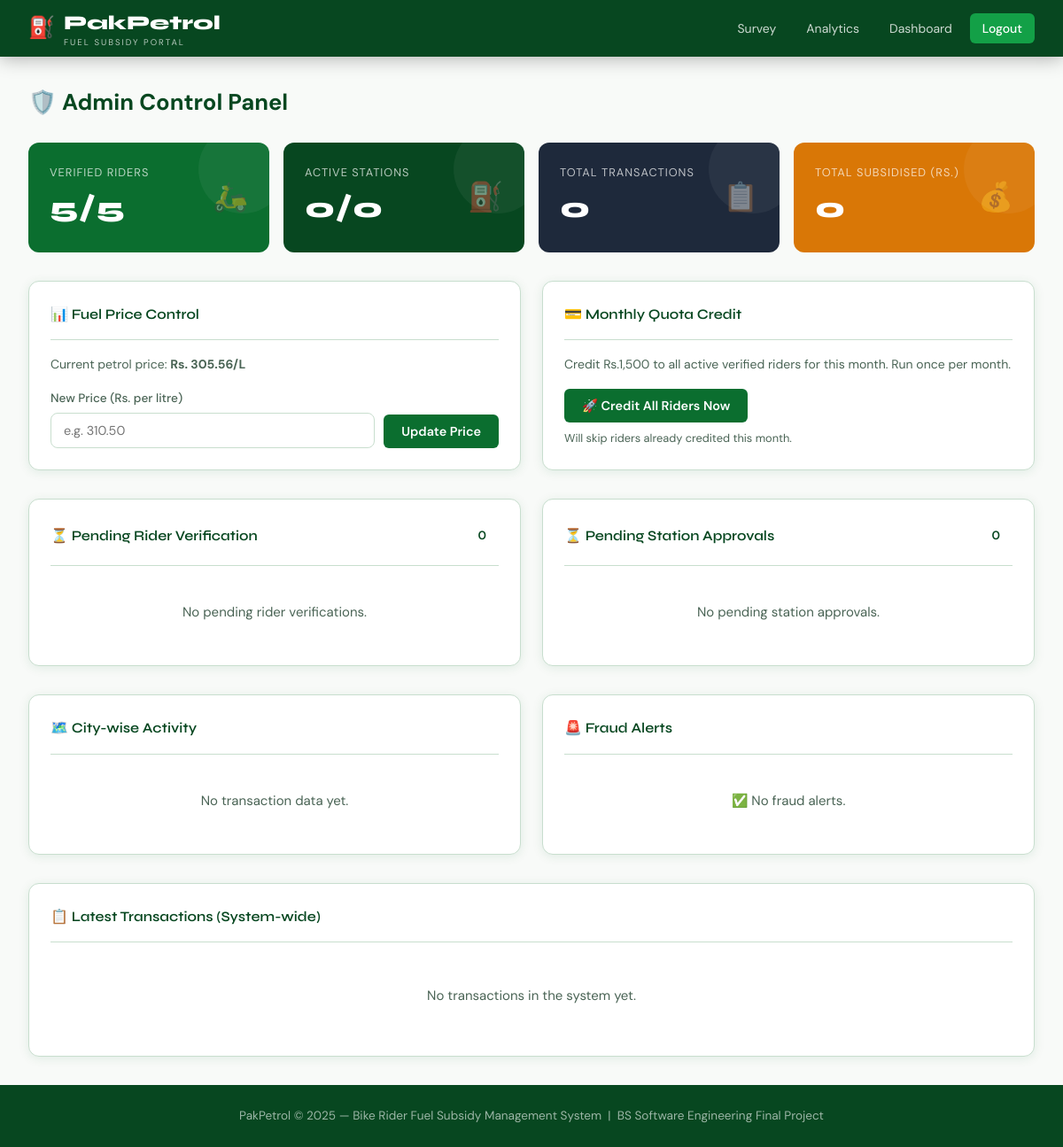
/admin-portal/ (signed in), run on an earlier commit of the app's database.
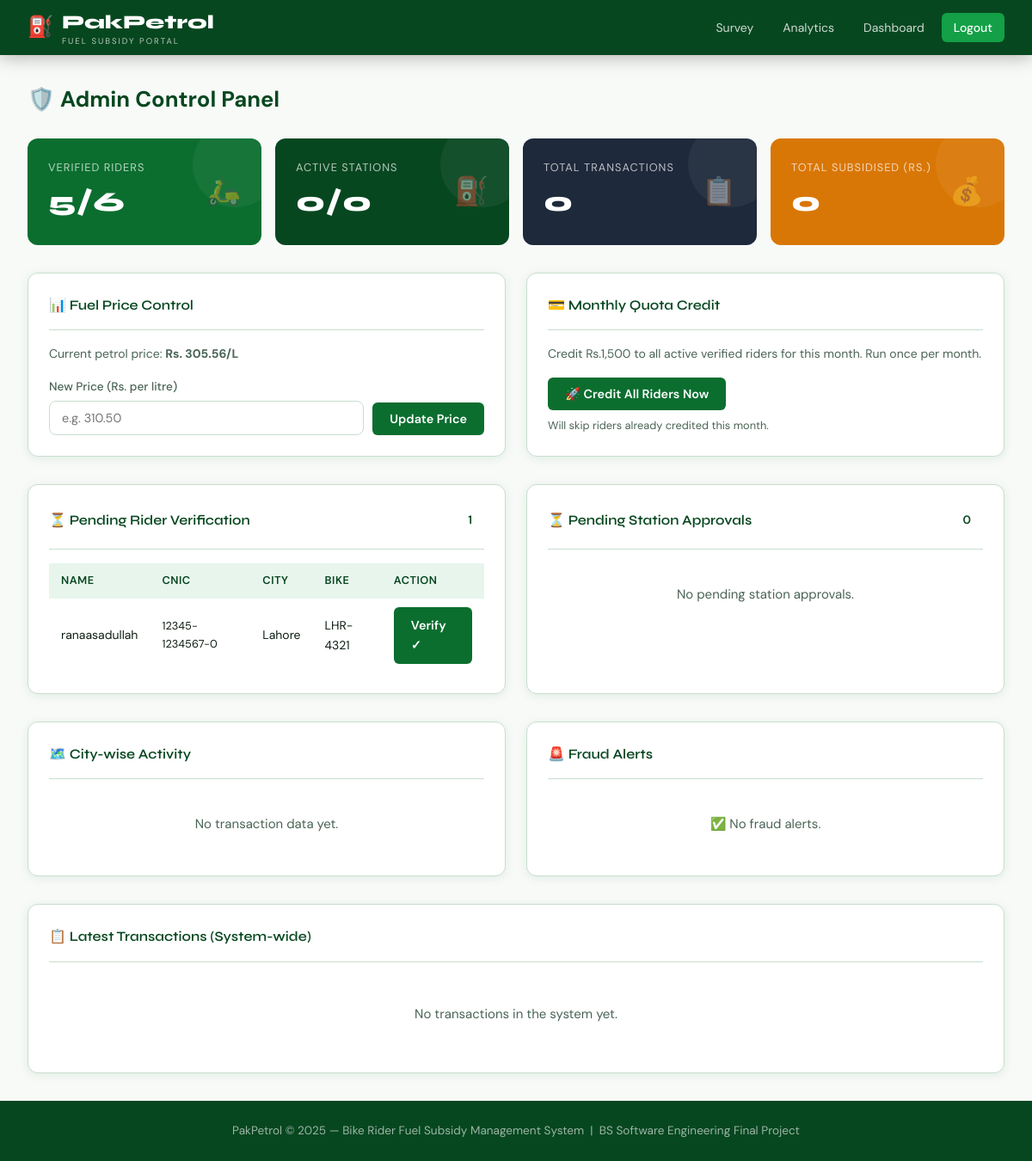
And on a later commit of the database.
### Maddy/models.py (models this page shows, shortened)
class FuelPrice(models.Model):
    FUEL_TYPES = [('petrol', 'Petrol'), ('diesel', 'Diesel'), ('cng', 'CNG')]
    fuel_type = models.CharField(max_length=20, choices=FUEL_TYPES, default='petrol')
    price_per_litre = models.DecimalField(max_digits=8, decimal_places=2)
    effective_date = models.DateField(default=timezone.now)
    updated_by = models.ForeignKey(User, on_delete=models.SET_NULL, null=True)
    created_at = models.DateTimeField(auto_now_add=True)
    class Meta:
        ordering = ['-effective_date']
    @classmethod
    def current_price(cls, fuel_type='petrol'):
        obj = cls.objects.filter(fuel_type=fuel_type).first()
        return obj.price_per_litre if obj else 300.00

class BikeUser(models.Model):
    BIKE_TYPES = [('100cc', '100cc'), ('125cc', '125cc'), ('150cc', '150cc'), ('other', 'Other')]
    user = models.OneToOneField(User, on_delete=models.CASCADE, related_name='bike_profile')
    cnic = models.CharField(max_length=15, unique=True, help_text="Format: 12345-1234567-1")
    full_name = models.CharField(max_length=150)
    phone = models.CharField(max_length=15)
    city = models.ForeignKey(City, on_delete=models.SET_NULL, null=True)
    bike_registration = models.CharField(max_length=20, unique=True, help_text="e.g. LHR-1234")
    bike_type = models.CharField(max_length=10, choices=BIKE_TYPES, default='125cc')
    is_verified = models.BooleanField(default=False)
    is_active = models.BooleanField(default=True)
    registered_at = models.DateTimeField(auto_now_add=True)

class City(models.Model):
    name = models.CharField(max_length=100)
    def __str__(self):
        return self.name
    class Meta:
        verbose_name_plural = "Cities"

### Maddy/views.py (the view)
# urls.py: path('admin-portal/', views.admin_dashboard, name='admin_dashboard'),
@login_required
def admin_dashboard(request):
    if not (request.user.is_superuser or request.user.is_staff):
        return redirect('dashboard')
    total_riders = BikeUser.objects.count()
    verified_riders = BikeUser.objects.filter(is_verified=True).count()
    total_stations = PetrolStation.objects.count()
    active_stations = PetrolStation.objects.filter(status='active').count()
    total_txns = Transaction.objects.filter(status='success').count()
    total_amount = Transaction.objects.filter(status='success').aggregate(
        Sum('amount_deducted'))['amount_deducted__sum'] or 0
    total_litres = Transaction.objects.filter(status='success').aggregate(
        Sum('litres_dispensed'))['litres_dispensed__sum'] or 0
    pending_riders = BikeUser.objects.filter(is_verified=False).order_by('-registered_at')[:10]
    pending_stations = PetrolStation.objects.filter(status='pending').order_by('-registered_at')[:10]
    fraud_flags = FraudFlag.objects.filter(resolved=False).order_by('-created_at')[:10]
    recent_txns = Transaction.objects.filter(status='success').order_by('-created_at')[:15]
    city_stats = Transaction.objects.filter(status='success').values(
        'station__city__name'
    ).annotate(
        count=Count('id'), total=Sum('amount_deducted')
    ).order_by('-total')[:6]
    current_price = FuelPrice.current_price()
    return render(request, 'admin_dashboard.html', {
        'total_riders': total_riders, 'verified_riders': verified_riders,
        'total_stations': total_stations, 'active_stations': active_stations,
        'total_txns': total_txns, 'total_amount': total_amount,
        'total_litres': round(float(total_litres), 1),
        'pending_riders': pending_riders, 'pending_stations': pending_stations,
        'fraud_flags': fraud_flags, 'recent_txns': recent_txns,
        'city_stats': city_stats, 'current_price': current_price,
    })

### templates/admin_dashboard.html (shortened to what this page needs)
{% extends 'base.html' %}
{% block content %}
<div class="dashboard-container">
  <div class="page-title">🛡️ Admin Control Panel</div>
  <div class="stats-grid" style="margin-bottom:2rem;">
    <div class="stat-card green">
      <div class="stat-label">Verified Riders</div>
      <div class="stat-value">{{ verified_riders }}/{{ total_riders }}</div>
      <div class="stat-icon">🛵</div>
    </div>
    <div class="stat-card">
      <div class="stat-label">Active Stations</div>
      <div class="stat-value">{{ active_stations }}/{{ total_stations }}</div>
      <div class="stat-icon">⛽</div>
    </div>
    <div class="stat-card dark">
      <div class="stat-label">Total Transactions</div>
      <div class="stat-value">{{ total_txns }}</div>
      <div class="stat-icon">📋</div>
    </div>
    <div class="stat-card amber">
      <div class="stat-label">Total Subsidised (Rs.)</div>
      <div class="stat-value">{{ total_amount|floatformat:0 }}</div>
      <div class="stat-icon">💰</div>
    </div>
  </div>
  <div class="grid-2" style="margin-bottom:2rem;">
    <div class="card">
      <div class="card-header"><h3>📊 Fuel Price Control</h3></div>
      <p class="text-muted mb-2" style="font-size:0.875rem;">Current petrol price: <strong>Rs. {{ current_price }}/L</strong></p>
      <form method="post" action="{% url 'set_fuel_price' %}" style="display:flex;gap:10px;align-items:flex-end;">
        <div class="form-group" style="flex:1;margin-bottom:0;">
          <label>New Price (Rs. per litre)</label>
          <input type="number" name="price" class="form-control" placeholder="e.g. 310.50" step="0.01" min="1" required>
        </div>
        <button type="submit" class="btn btn-primary">Update Price</button>
      </form>
    </div>
    <div class="card">
      <div class="card-header"><h3>💳 Monthly Quota Credit</h3></div>
      <p class="text-muted mb-2" style="font-size:0.875rem;">Credit Rs.1,500 to all active verified riders for this month. Run once per month.</p>
      <form method="post" action="{% url 'credit_all_riders' %}">
        <button type="submit" class="btn btn-primary" onclick="return confirm('Credit all verified riders this month?')">
          🚀 Credit All Riders Now
        </button>
      </form>
      <p style="font-size:0.8rem;color:var(--text-muted);margin-top:8px;">Will skip riders already credited this month.</p>
    </div>
  </div>
  <div class="grid-2" style="margin-bottom:2rem;">
    <div class="card">
      <div class="card-header">
        <h3>⏳ Pending Rider Verification</h3>
        <span class="badge badge-warning">{{ pending_riders|length }}</span>
      </div>
      {% if pending_riders %}
      <div class="table-wrap">
        <table>
          <thead><tr><th>Name</th><th>CNIC</th><th>City</th><th>Bike</th><th>Action</th></tr></thead>
          <tbody>
            {% for rider in pending_riders %}
            <tr>
              <td>{{ rider.full_name }}</td>
              <td style="font-size:0.8rem;">{{ rider.cnic }}</td>
              <td>{{ rider.city }}</td>
              <td>{{ rider.bike_registration }}</td>
              <td>
                <a href="{% url 'verify_rider' rider.id %}" class="btn btn-primary btn-sm"
                   onclick="return confirm('Verify {{ rider.full_name }}?')">Verify ✓</a>
              </td>
            </tr>
            {% endfor %}
          </tbody>
        </table>
      </div>
      {% else %}
        <p class="text-muted text-center" style="padding:1.5rem;">No pending rider verifications.</p>
      {% endif %}
    </div>
    <div class="card">
      <div class="card-header">
        <h3>⏳ Pending Station Approvals</h3>
        <span class="badge badge-warning">{{ pending_stations|length }}</span>
      </div>
      {% if pending_stations %}
      <div class="table-wrap">
        <table>
          <thead><tr><th>Station</th><th>City</th><th>License</th><th>Action</th></tr></thead>
          <tbody>
            {% for st in pending_stations %}
            <tr>
              <td>{{ st.name }}<br><small class="text-muted">{{ st.owner_name }}</small></td>
              <td>{{ st.city }}</td>
              <td style="font-size:0.8rem;">{{ st.license_no }}</td>
              <td>
                <a href="{% url 'approve_station' st.id %}" class="btn btn-primary btn-sm"
                   onclick="return confirm('Approve {{ st.name }}?')">Approve ✓</a>
              </td>
            </tr>
            {% endfor %}
          </tbody>
        </table>
      </div>
      {% else %}
        <p class="text-muted text-center" style="padding:1.5rem;">No pending station approvals.</p>
      {% endif %}
    </div>
  </div>
  <div class="grid-2" style="margin-bottom:2rem;">
    <div class="card">
      <div class="card-header"><h3>🗺️ City-wise Activity</h3></div>
      {% if city_stats %}
      <table>
        <thead><tr><th>City</th><th>Transactions</th><th>Amount (Rs.)</th></tr></thead>
        <tbody>
          {% for c in city_stats %}
          <tr>
            <td>{{ c.station__city__name|default:"Unknown" }}</td>
            <td>{{ c.count }}</td>
            <td>{{ c.total|floatformat:0 }}</td>
          </tr>
          {% endfor %}
        </tbody>
      </table>
      {% else %}
        <p class="text-muted text-center" style="padding:1.5rem;">No transaction data yet.</p>
      {% endif %}
    </div>
    <div class="card">
      <div class="card-header">
        <h3>🚨 Fraud Alerts</h3>
      </div>
      {% if fraud_flags %}
      <div class="table-wrap">
        <table>
          <thead><tr><th>Rider</th><th>Reason</th><th>Time</th></tr></thead>
          <tbody>
            {% for flag in fraud_flags %}
            <tr>
              <td>{{ flag.bike_user.full_name }}</td>
              <td><span class="badge badge-danger">{{ flag.get_reason_display }}</span></td>
              <td>{{ flag.created_at|date:"d M H:i" }}</td>
            </tr>
            {% endfor %}
          </tbody>
        </table>
      </div>
      {% else %}
        <p class="text-muted text-center" style="padding:1.5rem;">✅ No fraud alerts.</p>
      {% endif %}
    </div>
  </div>
  <div class="card">
    <div class="card-header"><h3>📋 Latest Transactions (System-wide)</h3></div>
    {% if recent_txns %}
    <div class="table-wrap">
      <table>
        <thead><tr>
          <th>TXN ID</th><th>Rider</th><th>Station</th><th>City</th>
          <th>Litres</th><th>Amount</th><th>Date</th><th>Status</th>
        </tr></thead>
        <tbody>
          {% for txn in recent_txns %}
          <tr>
            <td><code style="font-size:0.75rem;">{{ txn.transaction_id|stringformat:'s'|slice:':10'|upper }}</code></td>
            <td>{{ txn.bike_user.full_name }}</td>
            <td>{{ txn.station.name }}</td>
            <td>{{ txn.station.city }}</td>
            <td>{{ txn.litres_dispensed }}L</td>
            <td>Rs. {{ txn.amount_deducted }}</td>
            <td>{{ txn.created_at|date:"d M Y H:i" }}</td>
            <td><span class="badge badge-success">{{ txn.status }}</span></td>
          </tr>
          {% endfor %}
        </tbody>
      </table>
    </div>
    {% else %}
      <p class="text-muted text-center" style="padding:2rem;">No transactions in the system yet.</p>
    {% endif %}
  </div>
</div>
{% endblock %}

### templates/base.html (shortened to what this page needs)
{% load static %}
<!DOCTYPE html>
<html lang="en">
<head>
<link rel="stylesheet" href="{% static 'css/style.css' %}">
</head>
<body>
<nav class="navbar">
  <a class="navbar-brand" href="{% url 'home' %}">
    <span class="icon">⛽</span>
    <div>
      PakPetrol
      <span class="sub">Fuel Subsidy Portal</span>
    </div>
  </a>
  <div class="nav-links">
    <a href="{% url 'survey' %}">Survey</a>
    <a href="{% url 'analytics_dashboard' %}">Analytics</a>
    {% if user.is_authenticated %}
      <a href="{% url 'dashboard' %}">Dashboard</a>
      <a href="{% url 'logout' %}" class="btn-nav">Logout</a>
    {% else %}
      <a href="{% url 'login' %}">Login</a>
      <a href="{% url 'register_rider' %}" class="btn-nav">Register</a>
    {% endif %}
  </div>
</nav>
{% block content %}{% endblock %}
<footer>
  <p>PakPetrol &copy; 2025 — Bike Rider Fuel Subsidy Management System &nbsp;|&nbsp; BS Software Engineering Final Project</p>
</footer>
</body>
</html>

What changed in the data, as far as the page shows it:
added BikeUser: full_name "ranaasadullah", cnic "12345-1234567-0", city "Lahore", bike_registration "LHR-4321"
Also different on the page:
{{ total_riders }}: "5" → "6"
{{ pending_riders|length }}: "0" → "1"
text no longer shown: "No pending rider verifications."
text now shown: "NAME CNIC CITY BIKE ACTION"
